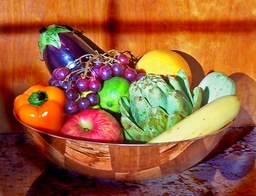
#> input picture Task 1/ML-robotics/Fruits.jpg, 256 x 196 px, shrunk from 1024 x 783 before the run
$ python WhatIf_Task1.py
#> lines starting #> are read from the running program, lines starting #| are printed output that depends on the picture; after the words box and inside, x2 and y2 are one past the last pixel; in counts of white or black regions, pixels touching at a corner belong together
### Task 1/ML-robotics/Task1.py
# CODE MAP of Task1.py
# Settings          darkFactor, mirror, image file, colour rule of each fruit
# Load image        read Fruits.jpg, darken it, mirror it
# Colour            convert every pixel from RGB to hue, saturation, value (HSV)
# Mask              keep the pixels whose colour fits one fruit's rule
# Clean             majority (binary median) filter, then keep the largest blob
# Box and centroids bounding box, box-midpoint centroid, moment centroid
# Find fruits       Colour -> Mask -> Clean -> Box and centroids, for each fruit
# Run               print both centroids and their distance, draw boxes and centroids
# AI use            Claude Opus 5.5 (claude-opus-5-5), default setting
#
# Run:  python Task1.py   (Fruits.jpg in the same folder; needs numpy, matplotlib)

# %% Settings
import numpy as np
import matplotlib.pyplot as plt
from matplotlib.patches import Rectangle

darkFactor = 0.8
mirror = True
image_file = "Fruits.jpg"

# hue in degrees (0-360); sat and val from 0 to 1; (320, 6) means 320..360 OR 0..6
FRUIT_RULES = {
    "apple":    {"hue": (320, 6), "sat_min": 0.40, "val_min": 0.60, "colour": "cyan"},
    "capsicum": {"hue": (5, 35),  "sat_min": 0.90, "val_min": 0.90, "colour": "lime"},
    "lemon":    {"hue": (38, 62), "sat_min": 0.45, "val_min": 0.75, "colour": "magenta"},
}


# %% Load image
def load_image(file_name, dark_factor, flip):
    img = plt.imread(file_name)[:, :, :3].astype(float)
    img = np.clip(np.round(img * dark_factor), 0, 255).astype(np.uint8)
    if flip:
        img = np.fliplr(img)
    return img


# %% Colour
def rgb_to_hsv(img):
    R, G, B = img[:, :, 0], img[:, :, 1], img[:, :, 2]
    val = img.max(axis=2)
    delta = val - img.min(axis=2)
    d = np.where(delta == 0, 1, delta)
    hue = 60 * (R - G) / d + 240
    hue = np.where(val == G, 60 * (B - R) / d + 120, hue)
    hue = np.where(val == R, (60 * (G - B) / d) % 360, hue)
    sat = delta / np.where(val == 0, 1, val)
    return hue, sat, val


# %% Mask
def colour_mask(hue, sat, val, rule):
    low, high = rule["hue"]
    if low <= high:
        hue_ok = (hue >= low) & (hue <= high)
    else:
        hue_ok = (hue >= low) | (hue <= high)
    return hue_ok & (sat >= rule["sat_min"]) & (val >= rule["val_min"])


# %% Clean
def majority_filter(mask, size):
    rows, cols = mask.shape
    padded = np.pad(mask.astype(float), size // 2)
    total = np.zeros((rows, cols))
    for dy in range(size):
        for dx in range(size):
            total += padded[dy:dy + rows, dx:dx + cols]
    return total > size * size / 2


def largest_blob(mask):
    rows, cols = mask.shape
    visited = np.zeros((rows, cols), dtype=bool)
    best = []
    for y0, x0 in np.argwhere(mask):
        if visited[y0, x0]:
            continue
        visited[y0, x0] = True
        blob = []
        stack = [(y0, x0)]
        while stack:
            y, x = stack.pop()
            blob.append((y, x))
            for ny, nx in [(y - 1, x), (y + 1, x), (y, x - 1), (y, x + 1)]:
                if 0 <= ny < rows and 0 <= nx < cols and mask[ny, nx] and not visited[ny, nx]:
                    visited[ny, nx] = True
                    stack.append((ny, nx))
        if len(blob) > len(best):
            best = blob
    result = np.zeros((rows, cols), dtype=bool)
    for y, x in best:
        result[y, x] = True
    return result


# %% Box and centroids
def box_and_centroids(blob):
    ys, xs = np.nonzero(blob)
    if len(xs) == 0:
        return None
    x_min, x_max, y_min, y_max = int(xs.min()), int(xs.max()), int(ys.min()), int(ys.max())
    box_c = ((x_min + x_max) / 2, (y_min + y_max) / 2)
    m00, m10, m01 = len(xs), xs.sum(), ys.sum()
    mom_c = (m10 / m00, m01 / m00)
    distance = np.hypot(box_c[0] - mom_c[0], box_c[1] - mom_c[1])
    return {"box": (x_min, y_min, x_max, y_max), "box_centroid": box_c,
            "moment_centroid": mom_c, "distance": distance, "area": m00}


# %% Find fruits
def find_fruits(img, normalise=True):
    scale = img.max() if normalise else 255
    hue, sat, val = rgb_to_hsv(img / scale)
    size = 2 * round(img.shape[1] / 150) + 1
    results = {}
    for name, rule in FRUIT_RULES.items():
        mask = majority_filter(colour_mask(hue, sat, val, rule), size)
        results[name] = box_and_centroids(largest_blob(mask))
    return results


# %% Run
# [31 lines that do not run on import are left out]

### Task 1/ML-robotics/WhatIf_Task1.py
# CODE MAP of WhatIf_Task1.py
# Settings      dark factors to test (1.0 down to 0.1, step 0.05), mirror
# Reference     run Task1 at darkFactor 1.0; its boxes are "what is visible" of each fruit
# Sweep         run Task1 unchanged at every dark factor; measure how much of the
#               reference box the new box covers; lost = no box or cover < 0.5
#               (second sweep with brightness normalisation off, for the explanation only)
# Print         table of cover fractions and the dark factor where each fruit is first lost
# Plots         cover fraction against dark factor; boxes at a few dark factors
# AI use        Claude Opus 5.5 (claude-opus-5-5), default setting
#
# Run:  python WhatIf_Task1.py      (Task1.py and Fruits.jpg in the same folder)
# The functions and colour rules are imported from Task1.py, so the code and
# settings are exactly the ones submitted; nothing is retuned per dark factor.

# %% Settings
import numpy as np
import matplotlib.pyplot as plt
from matplotlib.patches import Rectangle
from Task1 import load_image, find_fruits, FRUIT_RULES, image_file

dark_factors = np.round(np.arange(1.0, 0.099, -0.05), 2)   # 1.0, 0.95, ..., 0.1  (19 values)
mirror = False             # mirroring does not change any colour, so it cannot change the result
fruits = list(FRUIT_RULES.keys())


# %% Reference
def box_area(box):
    x_min, y_min, x_max, y_max = box
    return (x_max - x_min + 1) * (y_max - y_min + 1)


def overlap_area(box_a, box_b):
    x_left = max(box_a[0], box_b[0])
    y_top = max(box_a[1], box_b[1])
    x_right = min(box_a[2], box_b[2])
    y_bottom = min(box_a[3], box_b[3])
    if x_right < x_left or y_bottom < y_top:
        return 0                                          # the boxes do not touch
    return (x_right - x_left + 1) * (y_bottom - y_top + 1)


reference = find_fruits(load_image(image_file, 1.0, mirror))   # checked by eye: one box per fruit
#> in load_image, img is the input picture: shape (196, 256, 3); mean R, G, B 154.7, 93.3, 56.3
#> in find_fruits, `scale = img.max() if normalise else 255`: scale = 255
#> in rgb_to_hsv, `val = img.max(axis=2)`:
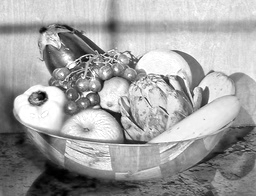
#> val: shape (196, 256) float64; min 0, max 1, mean 0.635
#> in rgb_to_hsv, `delta = val - img.min(axis=2)`:
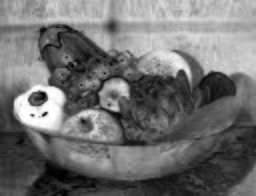
#> delta: shape (196, 256) float64; min 0, max 1, mean 0.441
#> in rgb_to_hsv, `sat = delta / np.where(val == 0, 1, val)`:
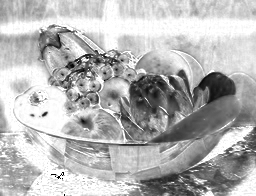
#> sat: shape (196, 256) float64; min 0, max 1, mean 0.71
#> the loop in find_fruits, `for name, rule in FRUIT_RULES.items():` made 3 passes
#> (x_min in box_and_centroids, x_max in box_and_centroids, y_min in box_and_centroids, y_max in box_and_centroids, box_c in box_and_centroids, m00 in box_and_centroids, m10 in box_and_centroids, m01 in box_and_centroids) on passes 1 to 3: (60, 117, 109, 140, (88.5, 124.5), 1083, 97636, 136707), (15, 61, 85, 127, (38, 106), 1024, 40870, 111510), (137, 184, 50, 74, (160.5, 62), 826, 131991, 52268)
#> pass 1, in colour_mask, `hue_ok = (hue >= low) | (hue <= high)`:
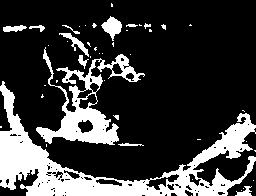
#> hue_ok: shape (196, 256) bool; 22.9% white; 47 white regions (35 under 20 px), largest, box (x1, y1, x2, y2) and area: (0, 81, 256, 196) 7468, (36, 47, 145, 145) 2957, (101, 16, 122, 41) 272
#> pass 2, in colour_mask (call 2), `hue_ok = (hue >= low) & (hue <= high)`:
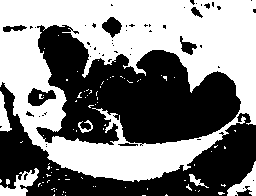
#> hue_ok: shape (196, 256) bool; 50.8% white; 57 black regions (46 under 20 px), largest, box (x1, y1, x2, y2) and area: (36, 25, 241, 146) 14380, (0, 82, 256, 196) 9091, (28, 88, 56, 106) 308
#> after the loop in find_fruits, `for name, rule in FRUIT_RULES.items():`:
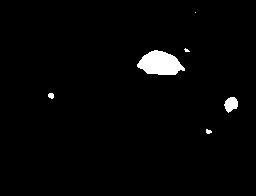
#> mask: shape (196, 256) bool; 2.1% white; 6 white regions (2 under 20 px), largest, box (x1, y1, x2, y2) and area: (137, 50, 185, 75) 826, (224, 97, 238, 113) 156, (48, 93, 54, 99) 29, (206, 129, 212, 134) 22
#> after the loop in find_fruits, `for name, rule in FRUIT_RULES.items():`: results = 3 items
#> reference = 3 items


# %% Sweep
def sweep(normalise):
    cover = {name: [] for name in fruits}         # fraction of the reference box covered, per dark factor
    size_ratio = {name: [] for name in fruits}    # new box area / reference box area
    all_results = {}
    for k in dark_factors:
        results = find_fruits(load_image(image_file, k, mirror), normalise)
        all_results[k] = results
        for name in fruits:
            r = results[name]
            if r is None:                                 # no box at all -> lost
                cover[name].append(0.0)
                size_ratio[name].append(0.0)
            else:
                ref_box = reference[name]["box"]
                cover[name].append(overlap_area(r["box"], ref_box) / box_area(ref_box))
                size_ratio[name].append(box_area(r["box"]) / box_area(ref_box))
    return cover, size_ratio, all_results


# The What-if result: Task1 exactly as submitted.
cover, size_ratio, all_results = sweep(normalise=True)
#> the loop in find_fruits (call 2), `for name, rule in FRUIT_RULES.items():` made 3 passes
#> pass 3, in majority_filter (call 6), `padded = np.pad(mask.astype(float), size // 2)`:
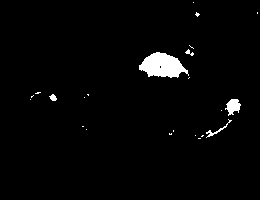
#> padded: shape (200, 260) float64; values 0 (black) and 1 (white), 2.3% white; 23 white regions (18 under 20 px), largest, box (x1, y1, x2, y2) and area: (139, 52, 189, 78) 833, (225, 99, 241, 116) 166, (206, 119, 232, 138) 71, (49, 94, 57, 101) 36, (185, 49, 194, 56) 27
#> the loop in sweep, `for name in fruits:` made 3 passes
#> (x_left in overlap_area, y_top in overlap_area, x_right in overlap_area, y_bottom in overlap_area) on passes 1 to 3: (60, 109, 117, 140), (15, 85, 61, 127), (137, 50, 184, 74)
#> cover = {'apple': [1, 1, 1, 1, 1, 1, 1, 1, 1, 1, 1, 1, 1, 1, 1, 1, 1, 1, 1], 'capsicum': [1, 1, 1, 1, 1, 1, 1, 1, 1, 1, 1, 1, 1, 1, 1, 1, 1, 1, 1], 'lemon': [1, 1, 1, 1, 1, 1, 1, 1, 1, 1, 1, 1, 1, 1, 1, 1, 1, 1, 0.96]}; size_ratio = {'apple': [1, 1, 1, 1, 1, 1.03, 1, 1, 1, 1, 1, 1, 1, 1, 1.03, 1.03, 1, 1.03, 1], 'capsicum': [1, 1, 1, 1, 1, 1, 1, 1, 1, 1, 1, 1, 1, 1, 1, 1, 1, 1, 1], 'lemon': [1, 1, 1, 1, 1, 1, 1, 1, 1, 1, 1, 1, 1, 1, 1, 1, 1, 1, 0.96]}; all_results = 19 items
# For the explanation only: the same code with the brightness normalisation switched off.
cover_raw, _, _ = sweep(normalise=False)
#> the loop in sweep (call 2), `for name in fruits:` made 3 passes
#> cover_raw = 3 items


# %% Print
print("Cover = part of the visible fruit (reference box at darkFactor 1.0) inside the new box.")
print("Size  = new box area / reference box area (a value far above 1 means the box grew onto other things).")
print("darkFactor | " + " | ".join(f"{n:>9s} cover  size" for n in fruits))
for i, k in enumerate(dark_factors):
    row = " | ".join(f"{cover[n][i]:15.2f} {size_ratio[n][i]:5.2f}" for n in fruits)
    print(f"{k:10.2f} | {row}")
#> this loop made 19 passes
#|       1.00 |            1.00  1.00 |            1.00  1.00 |            1.00  1.00
#|       0.95 |            1.00  1.00 |            1.00  1.00 |            1.00  1.00
#|       0.90 |            1.00  1.00 |            1.00  1.00 |            1.00  1.00
#|       0.85 |            1.00  1.00 |            1.00  1.00 |            1.00  1.00
#|       0.80 |            1.00  1.00 |            1.00  1.00 |            1.00  1.00
#|       0.75 |            1.00  1.03 |            1.00  1.00 |            1.00  1.00
#|       0.70 |            1.00  1.00 |            1.00  1.00 |            1.00  1.00
#|       0.65 |            1.00  1.00 |            1.00  1.00 |            1.00  1.00
#> (further printed lines are left out)

def first_lost(cover_list):
    lost = [k for k, c in zip(dark_factors, cover_list) if c < 0.5]
    if len(lost) == 0:
        return "never lost (still found at 0.10)"
    return f"first lost at darkFactor = {lost[0]:.2f}"


print()
print("RESULT (Task1.py as submitted):")
for name in fruits:
    print(f"  {name:9s}: {first_lost(cover[name])}")
#> this loop made 3 passes
#|   apple    : never lost (still found at 0.10)
#|   capsicum : never lost (still found at 0.10)
#|   lemon    : never lost (still found at 0.10)
print("Blob area in pixels (darkFactor 1.0 -> 0.1): " + ", ".join(
    f"{n} {reference[n]['area']} -> {all_results[0.1][n]['area'] if all_results[0.1][n] else 0}" for n in fruits))
#| Blob area in pixels (darkFactor 1.0 -> 0.1): apple 1083 -> 1085, capsicum 1024 -> 996, lemon 826 -> 824
print("FOR THE EXPLANATION ONLY (same code, brightness normalisation switched off):")
for name in fruits:
    print(f"  {name:9s}: {first_lost(cover_raw[name])}")


# %% Plots
plt.figure(figsize=(8, 4.8))
markers = {"apple": "o", "capsicum": "s", "lemon": "^"}
for name in fruits:
    plt.plot(dark_factors, cover[name], marker=markers[name], color=FRUIT_RULES[name]["colour"],
             markeredgecolor="k", label=f"{name} (as submitted)")
for name in fruits:
    plt.plot(dark_factors, cover_raw[name], linestyle=":", marker=markers[name], markersize=4,
             color=FRUIT_RULES[name]["colour"], markeredgecolor="k", alpha=0.8,
             label=f"{name} (no normalisation)")
plt.axhline(0.5, color="k", linestyle="--", linewidth=1, label="lost below 0.5")
plt.gca().invert_xaxis()                                  # read left to right: getting darker
plt.xlabel("dark factor (darkFactor)")
plt.ylabel("fraction of visible fruit inside box")
plt.title("WhatIf_Task1.py: darkening the image")
plt.ylim(-0.05, 1.1)
plt.grid(alpha=0.3)
plt.legend(loc="center left", fontsize=8, bbox_to_anchor=(1.01, 0.5))
plt.tight_layout()
plt.savefig("WhatIf_Task1_cover.png", dpi=150)

show_factors = [1.0, 0.5, 0.3, 0.2, 0.15, 0.1]
fig, axes = plt.subplots(2, 3, figsize=(12, 6.5))
for ax, k in zip(axes.flat, show_factors):
    img = load_image(image_file, k, mirror)
    ax.imshow(img)
    for name, r in all_results[k].items():
        if r is None:
            continue
        x_min, y_min, x_max, y_max = r["box"]
        ax.add_patch(Rectangle((x_min, y_min), x_max - x_min, y_max - y_min,
                               fill=False, edgecolor=FRUIT_RULES[name]["colour"], linewidth=2))
#> this loop made 3 passes
#> (name, x_min, y_min, x_max, y_max) on passes 1 to 3: ('apple', 60, 109, 117, 140), ('capsicum', 15, 85, 61, 127), ('lemon', 137, 50, 184, 74)
    ax.set_title(f"darkFactor = {k}")
    ax.set_xlabel("x (pixel)")
    ax.set_ylabel("y (pixel)")
plt.suptitle("WhatIf_Task1.py: boxes found (cyan apple, green capsicum, magenta lemon)")
plt.tight_layout()
plt.savefig("WhatIf_Task1_boxes.png", dpi=120)
plt.show()
